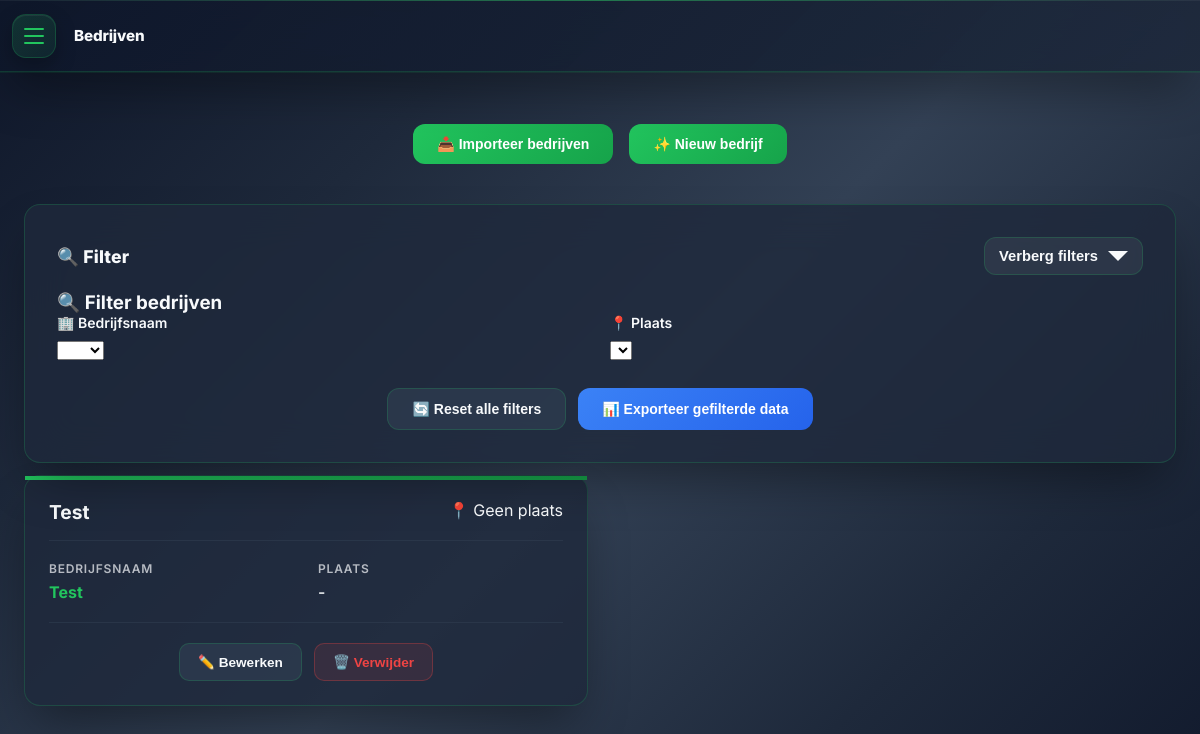
The app's page /bedrijven/ (signed in), older data.
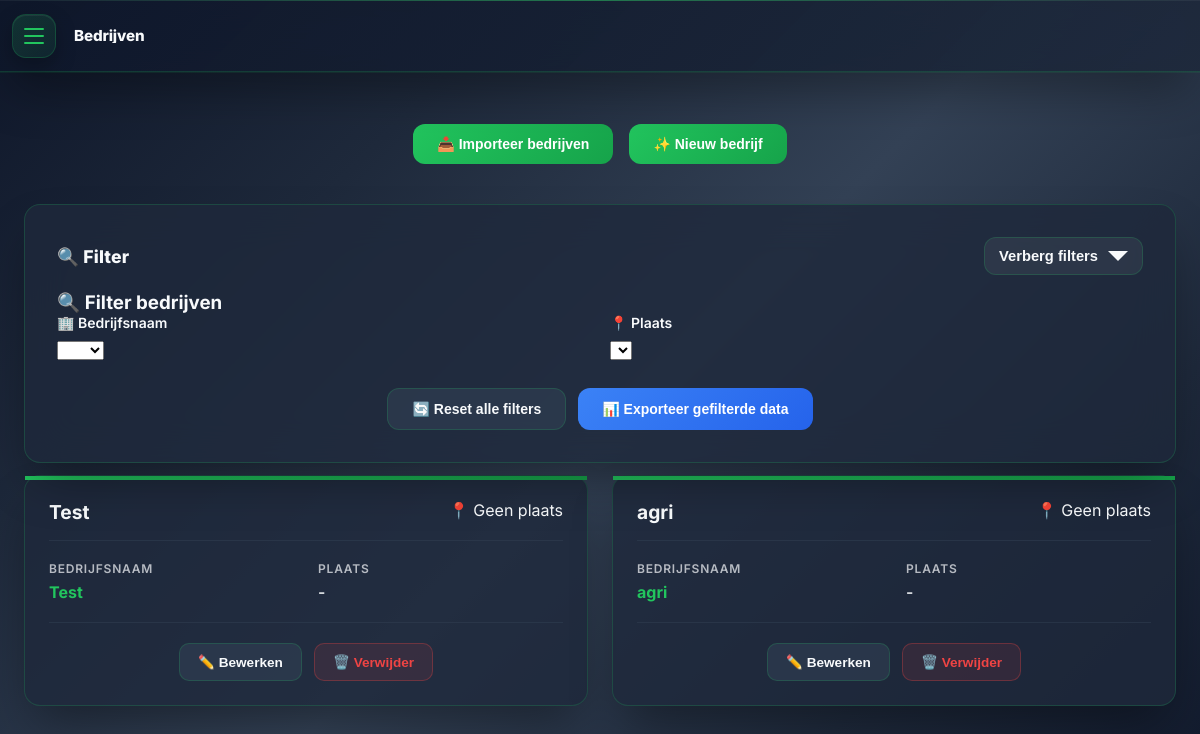
The same page, newer data.
### tables this page shows
CREATE TABLE bedrijven (
    id TEXT PRIMARY KEY,
    naam TEXT NOT NULL,
    plaats TEXT,
    user_id TEXT NOT NULL,
    FOREIGN KEY (user_id) REFERENCES users(id)
);

### app/bedrijven/routes.py (the view, shortened to what this page needs)
@bedrijven_bp.route('/', methods=['GET', 'POST'])
@login_required
def bedrijven():
    conn = db.get_connection()
    bedrijven = conn.cursor().execute(
        'SELECT * FROM bedrijven WHERE user_id=?', (session['user_id'],)
    ).fetchall()
    conn.close()
    return render_template('bedrijven/bedrijven.html', bedrijven=bedrijven)

### app/gebruikers/auth_utils.py (called while the page is built)
def login_required(f):
    @wraps(f)
    def wrapper(*args, **kwargs):
        if 'user_id' not in session:
            flash("Log eerst in om verder te gaan.", "warning")
            return redirect(url_for('gebruikers.login'))
        return f(*args, **kwargs)
    return wrapper

### app/models/database_beheer.py (called while the page is built)
def get_connection():
    return sqlite3.connect(DB_NAME)

### app/bedrijven/templates/bedrijven/bedrijven.html (shortened to what this page needs)
<!DOCTYPE html>
<html lang="nl">
<head>
  <link rel="stylesheet" href="{{ url_for('static', filename='css/quantum-navigation.css') }}">
  <link rel="stylesheet" href="https://cdn.jsdelivr.net/npm/choices.js@10.2.0/public/assets/styles/choices.min.css">
  <link rel="stylesheet" href="{{ url_for('static', filename='css/filter.css') }}">
  <link rel="stylesheet" href="{{ url_for('static', filename='css/quantum-modal.css') }}">
</head>
<body>
<nav id="quantumNav"
     data-component="QuantumNavigation"
     data-auto-init="true"
     data-current-page="bedrijven"
     data-admin-only="{{ 'true' if session.get('is_admin',0)==1 else 'false' }}"
     data-show-user-profile="true">
  <button class="quantum-mobile-btn" id="quantumMobileBtn" aria-label="Menu"></button>
  <span class="quantum-page-label" id="quantumPageLabel" aria-current="page"></span>
</nav>
  <div class="container">
    <div class="header-row">
      <div class="top-actions">
        <button class="action-btn" onclick="openImportDialog()">📥 Importeer bedrijven</button>
        <button class="action-btn" onclick="openAddDialog()">✨ Nieuw bedrijf</button>
      </div>
    </div>
    <div class="filter-section">
      <h3>🔍 Filter bedrijven</h3>
      <div class="filter-grid">
        <div class="filter-item">
          <label for="filter-naam">🏢 Bedrijfsnaam</label>
          <select id="filter-naam" data-placeholder="Kies bedrijf...">
            <option value=""></option>
          </select>
        </div>
        <div class="filter-item">
          <label for="filter-plaats">📍 Plaats</label>
          <select id="filter-plaats" data-placeholder="Kies plaats...">
            <option value=""></option>
          </select>
        </div>
      </div>
      <div class="filter-buttons">
        <button type="button" id="btn-reset" class="btn-reset">🔄 Reset alle filters</button>
        <button type="button" id="btn-export" class="btn-filter">📊 Exporteer gefilterde data</button>
      </div>
    </div>
    <div class="data-container">
      {% if bedrijven %}
      <div class="modern-grid" id="bedrijven-grid">
        {% for bedrijf in bedrijven %}
        <div class="data-card"
             data-id="{{ bedrijf[0] }}"
             data-naam="{{ bedrijf[1] }}"
             data-plaats="{{ bedrijf[2] or '' }}">
          <div class="card-header">
            <div class="card-title">{{ bedrijf[1] }}</div>
            <div class="card-date">📍 {{ bedrijf[2] or 'Geen plaats' }}</div>
          </div>
          <div class="card-content">
            <div>
              <div class="card-label">Bedrijfsnaam</div>
              <div class="card-value" style="color:var(--quantum-accent);font-weight:700">{{ bedrijf[1] }}</div>
            </div>
            <div>
              <div class="card-label">Plaats</div>
              <div class="card-value">{{ bedrijf[2] or '-' }}</div>
            </div>
          </div>
          <div class="card-actions">
            <button type="button" onclick="openEditDialog(
              '{{ bedrijf[0] }}','{{ bedrijf[1] }}','{{ bedrijf[2] }}'
            )" class="btn-edit">✏️ Bewerken</button>
            <form action="{{ url_for('bedrijven.bedrijven_delete', id=bedrijf[0]) }}" method="POST" style="display:inline;">
              <button type="button" class="danger-btn" onclick="confirmDelete(this, '{{ bedrijf[1] | e }}')">🗑️ Verwijder</button>
            </form>
          </div>
        </div>
        {% endfor %}
      </div>
      {% else %}
      <div class="no-data">
        <h3>🤷‍♂️ Geen bedrijven gevonden</h3>
        <p>Er zijn nog geen bedrijven toegevoegd aan het systeem.</p>
        <button onclick="openAddDialog()" class="action-btn">✨ Voeg het eerste bedrijf toe</button>
      </div>
      {% endif %}
    </div>
  </div>
</body>
</html>

### app/static/css/quantum-navigation.css (style rules this page uses)
:root { --quantum-primary:#0f172a; --quantum-secondary:#1e293b; --quantum-accent:#22c55e; --quantum-accent-dark:#16a34a; --quantum-text:#f8fafc; --quantum-text-muted:rgba(248,250,252,.7); --quantum-border:rgba(34,197,94,.22); --shadow-quantum:0 25px 50px -12px rgba(0,0,0,.4); --transition:all .28s cubic-bezier(.4,0,.2,1); --qnav-h: 72px; --qnav-gap: 12px; }
body { padding-top: calc(var(--qnav-h) + var(--qnav-gap)); }
.quantum-nav, .quantum-nav *,.quantum-nav *::before,.quantum-nav *::after { box-sizing:border-box; margin:0; padding:0; }
#quantumNav.quantum-nav { position:fixed; inset:0 0 auto 0; z-index:10000; min-height:72px; font-family:'Inter',system-ui,sans-serif; -webkit-font-smoothing:antialiased; text-rendering:optimizeLegibility; backdrop-filter:blur(18px) saturate(160%); background:linear-gradient(135deg, rgba(15,23,42,.95), rgba(30,41,59,.92)); border-bottom:1px solid var(--quantum-border); box-shadow:0 1px 0 rgba(34,197,94,.10), var(--shadow-quantum), inset 0 1px 0 rgba(255,255,255,.05); transition:background .25s ease, box-shadow .25s ease; display:flex; align-items:center; gap:8px; padding:0 12px; }
#quantumNav.quantum-nav::before { content:''; position:absolute; left:0; right:0; top:0; height:1px; background:linear-gradient(90deg, transparent, rgba(34,197,94,.7), transparent); opacity:.7; }
.quantum-mobile-btn { display:none; align-items:center; justify-content:center; width:44px; height:44px; border:0; cursor:pointer; position:relative; z-index:10002; border-radius:14px; color:var(--quantum-accent); background:linear-gradient(135deg, rgba(34,197,94,.16), rgba(34,197,94,.08)); border:1px solid var(--quantum-border); box-shadow:inset 0 1px 0 rgba(255,255,255,.06), 0 8px 20px rgba(0,0,0,.25); transition:transform .22s ease, box-shadow .22s ease, background .22s ease, border-color .22s ease; }
#quantumNav.use-drawer .quantum-mobile-btn { display:inline-flex; }
#quantumNav.js-ready.use-drawer .quantum-mobile-btn { display:inline-flex !important; }
#quantumNav .quantum-page-label { display:none; margin-left:10px; font-weight:800; font-size:.95rem; letter-spacing:-.01em; color:var(--quantum-text); white-space:nowrap; overflow:hidden; text-overflow:ellipsis; max-width:50vw; line-height:1; position:relative; z-index:10002; }
#quantumNav.use-drawer .quantum-page-label { display:inline-flex; align-items:center; }

### app/static/css/filter.css (style rules this page uses)
:root { --filter-radius: 16px; --filter-padding: 24px; --filter-gap: 20px; --filter-t: .28s cubic-bezier(.4,0,.2,1); --filter-caret-size: 10px; --q-accent: var(--quantum-accent, #22c55e); --q-accent-dark: var(--quantum-accent-dark, #16a34a); --q-surface: var(--quantum-surface, rgba(30,41,59,.8)); --q-surface-2: var(--quantum-secondary, #1e293b); --q-text: var(--quantum-text, #f8fafc); --q-text-muted: var(--quantum-text-muted, rgba(248,250,252,.78)); --q-border: var(--quantum-border, rgba(34,197,94,.22)); --q-shadow: 0 25px 50px -12px rgba(0,0,0,.45); --q-shadow-soft: 0 12px 30px rgba(0,0,0,.25); --chip-bg: rgba(34,197,94,.14); --chip-border: rgba(34,197,94,.28); }
.filter-section { position: relative; z-index: 5; background: var(--q-surface); backdrop-filter: blur(20px); border: 1px solid var(--q-border); border-radius: var(--filter-radius); padding: var(--filter-padding); box-shadow: var(--q-shadow); overflow: visible; }
.filter-grid { display:grid; grid-template-columns: repeat(auto-fit, minmax(250px,1fr)); gap: var(--filter-gap); margin-bottom: 16px; position: relative; z-index: 6; }
.filter-item { position:relative; z-index:7; }
.filter-item label { color: var(--q-text); font-weight: 700; font-size: .875rem; margin-bottom: 8px; display:block; }
.filter-buttons { display:flex; gap:12px; justify-content:center; flex-wrap:wrap; margin-top:12px; }
.btn-filter,.btn-reset { padding:12px 20px; border-radius:12px; border:1px solid transparent; cursor:pointer; font-weight:700; font-size:.9rem; transition: transform var(--filter-t), box-shadow var(--filter-t), background var(--filter-t), color var(--filter-t), border-color var(--filter-t); }
.btn-filter { background: linear-gradient(135deg, #3b82f6, #2563eb); color:#fff; }
.btn-reset { background: rgba(255,255,255,.06); color: var(--q-text); border-color: var(--q-border); }

Row changes from the older to the newer data that the page shows:
added bedrijven: naam "agri", bedrijf "Geen plaats", bedrijf "-"
